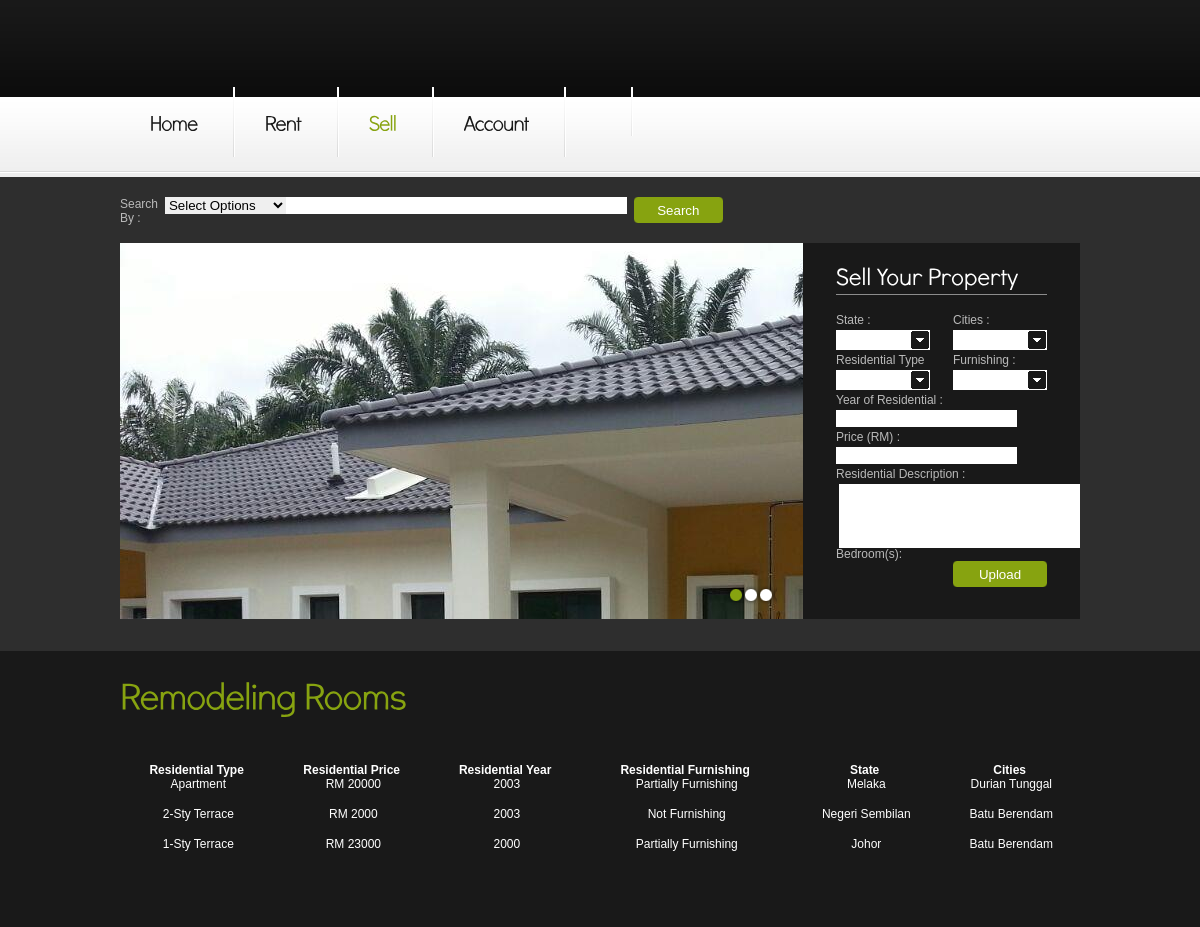
Screenshot of /search.php with the database file from the repository.
### tables this page shows
CREATE TABLE `residential` (
  `residential_id` int(5) NOT NULL,
  `residential_type` varchar(20) NOT NULL,
  `residential_price` int(5) NOT NULL,
  `residential_img` longblob NOT NULL,
  `residential_description` varchar(100) NOT NULL,
  `residential_year` int(4) NOT NULL,
  `furnishing` varchar(50) NOT NULL,
  `res_state` varchar(50) NOT NULL,
  `res_cities` varchar(50) NOT NULL,
  `status` varchar(6) NOT NULL
);

### search.php (the view, shortened to what this page needs)
<html lang="en">
<head>
<link rel="stylesheet" href="css/reset.css" type="text/css" media="all">
<link rel="stylesheet" href="css/layout.css" type="text/css" media="all">
<link rel="stylesheet" href="css/style.css" type="text/css" media="all">
</head>
<body id="page1">
<div class="body1">
  <div class="main">
    <header>
      <h1><a href="index.php" id="logo"></a></h1>
      <div class="wrapper">
        <ul id="icons">
          <li><a href="#" class="normaltip"><img src="images/icon1.jpg" alt=""></a></li>
          <li><a href="#" class="normaltip"><img src="images/icon2.jpg" alt=""></a></li>
          <li><a href="#" class="normaltip"><img src="images/icon3.jpg" alt=""></a></li>
        </ul>
      </div>
      <nav>
        <ul id="menu">
          <li><a href="index.php">Home</a></li>
          <li><a href="renting.php">Rent</a></li>
          <li id="menu_active"><a href="selling.php">Sell</a></li>
          <li class="menu_active"><a href="account.php">Account</a></li>
          <li id="end">
          </li>
        </ul>
      </nav>
    </header>
  </div>
</div>
<div class="body2">
  <div class="main">
    <section id="content">
      <div class="wrapper">
        <form action="" method="post">
          <table width="606" height="46" border="0">
            <tr>
              <td width="95">Search By :</td>
              <td width="107"><select name="searchtype" required="required" >
                <option value="">Select Options</option>
              </select></td>
              <td width="398"><input type="text" name="search_data" size="40"  required="required" /></td>
               <td width="115"><input  class="button" type="submit" name="search" value="Search"/></td>
            </tr>
          </table>
        </form>
        <article class="col1">
          <div id="slider"> </div>
        </article>
        <article class="col2">
          <form id="form_1" action="" method="post">
            <div class="pad1">
              <h3>Sell Your Property</h3>
              <div class="row_select">
                <div class="cols"> State : <br>
                </div>
                <div class="cols pad_left1"> Cities : <br>
                </div>
              </div>
              <div class="row_select">
                <div class="cols"> Residential Type <br>
                </div>
                <div class="cols pad_left1"> Furnishing : <br>
                </div>
              <div class="row_select"> Year of Residential : <br>
                  <input type="number" name="residential_year">
              </div>
              <div class="row_select"> Price (RM) : <br>
                <input type="number" name="residential_price">
              </div>
              <div class="row_select"> Residential Description : <br>
                <textarea rows="4" cols="30" name="residential_description"></textarea>
              </div>
              <div class="row_select">
                <div class="cols"> Bedroom(s):<br>
                </div>
                <div class="cols pad_left1">
                </div>
              </div> <br>
            </div>
          </form>
        </article>
      </div>
    </section>
  </div>
</div>
<div class="body3">
  <div class="main">
    <h2>Remodeling Rooms</h2>
    <div class="wrapper pad_bot3">
      <?php
        $query1=mysql_query("SELECT * FROM residential");
        echo "<p><br>
        <table border='10' text-align='center' width='100%'>
        <tr class='color2'>
          <th><center> Residential Type </center></th>
          <th><center> Residential Price </center></th>
          <th><center> Residential Year </center></th>
          <th><center> Residential Furnishing </center></th>
          <th><center> State </center></th>
          <th><center> Cities </center></th>
        </tr>
        </div></div>";
        while($query2=mysql_fetch_array($query1))
        {
          echo "<form action='edit_event2.php' method='post'>";
          echo"<tr height='30px' class='color2'>";
          echo "<td align='center' valign='top'>&nbsp;" . $query2['residential_type'] . "</td>";
          echo "<td align='center' valign='top'>&nbsp;RM " . $query2['residential_price'] . "</td>";
          echo "<td align='center' valign='top'>&nbsp;" . $query2['residential_year'] . "</td>";
          echo "<td align='center' valign='top'>&nbsp;" . $query2['furnishing'] . "</td>";
          echo "<td align='center' valign='top'>&nbsp;" . $query2['res_state'] . "</td>";
          echo "<td align='center' valign='top'>&nbsp;" . $query2['res_cities'] . "</td>";
          echo "</tr>";
        }
      ?>
    </div>
</body>
</html>

### css/layout.css (style rules this page uses)
.col1, .col2, .col3, .cols { float:left; }
.col1 { width:683px; }
.col2 { width:277px; }
.cols { width:190px; }

### css/style.css (style rules this page uses)
article, aside, audio, canvas, command, datalist, details, embed, figcaption, figure, footer, header, hgroup, keygen, meter, nav, output, progress, section, source, video { display:block }
.wrapper { width:100%; overflow:hidden }
body { background:#eee; border:0; font:12px Arial, Helvetica, sans-serif; color:#bababa; line-height:20px }
.main { margin:0 auto; width:960px }
.body1 { background:url(../images/bg_top.gif) top repeat-x }
.body2 { background:#2e2e2e }
.body3 { background:#191919 }
a { color:#87a310; text-decoration:underline; outline:none }
h1 { margin-left:-7px; position:absolute; z-index:2; height:95px; padding-left:191px; padding-top:28px }
h2 { font-size:37px; color:#87a310; line-height:1.2em; padding:28px 0 27px 0; letter-spacing:-1px }
h3 { font-size:24px; color:#fff; line-height:1.2em; padding:42px 0 19px 0 }
p { padding-bottom:20px }
header { position:relative; height:177px }
#logo { display:block; background:url(../images/logo_img.png) 0 0 no-repeat; width:2px; height:38px; text-indent:-9999px }
#icons { float:right; padding:34px 29px 0 0 }
#icons li { float:left; padding-left:10px }
#menu { padding:33px 0 0 }
#menu li { padding:26px 37px 23px 30px; float:left; background:url(../images/menu_line.gif) right 0 no-repeat }
#menu li a { display:inline-block; overflow:hidden; font-size:21px; color:#191919; line-height:1.2em; text-decoration:none; letter-spacing:-1px }
#menu li a:hover, #menu #menu_active a { color:#87a310 }
#slider { position:relative; width:683px; height:376px; z-index:88; overflow:hidden }
#content { padding-top:20px; padding-bottom:32px }
.pad1 { padding:0 30px 0 33px }
.pad_left1 { padding-left:30px }
.pad_bot3 { padding-bottom:40px }
.button { display:inline-block; width:89px; line-height:26px; height:26px; color:#fff; text-decoration:none; background:url(../images/button_bg.png) 0 0 no-repeat; text-align:center }
.color2 { color:#fff }
#form_1 { background:#191919; height:360px; padding-bottom:16px; color:#bababa }
#form_1 h3 { padding:23px 0 4px 0; border-bottom:1px solid #8c8c8c; margin-bottom:15px }
#form_1 .row_select { min-height:30px; width:100% }
#form_1 .cols { width:94px }
#form_1 .pad_left1 { padding-left:23px }
#form_1 .pad1 { padding:0 33px }

### rows the page displays
residential: residential_type "Apartment", residential_price "20000", residential_year "2003", furnishing "Partially Furnishing", res_state "Melaka", res_cities "Durian Tunggal"
residential: residential_type "2-Sty Terrace", residential_price "2000", residential_year "2003", furnishing "Not Furnishing", res_state "Negeri Sembilan", res_cities "Batu Berendam"
residential: residential_type "1-Sty Terrace", residential_price "23000", residential_year "2000", furnishing "Partially Furnishing", res_state "Johor", res_cities "Batu Berendam"
